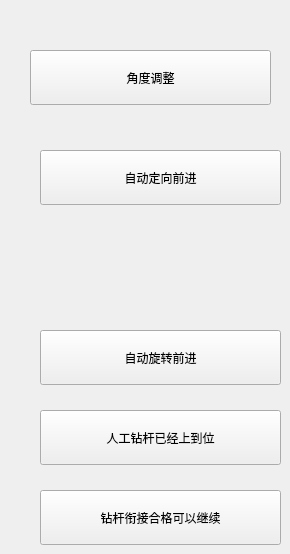
        <widget class="QWidget" name="page_11">
         <widget class="QPushButton" name="pushButton_166">
          <property name="geometry">
           <rect>
            <x>30</x>
            <y>50</y>
            <width>241</width>
            <height>55</height>
           </rect>
          </property>
          <property name="text">
           <string>角度调整</string>
          </property>
          <property name="checkable">
           <bool>true</bool>
          </property>
          <property name="autoExclusive">
           <bool>true</bool>
          </property>
         </widget>
         <widget class="QPushButton" name="pushButton_167">
          <property name="geometry">
           <rect>
            <x>40</x>
            <y>150</y>
            <width>241</width>
            <height>55</height>
           </rect>
          </property>
          <property name="text">
           <string>自动定向前进</string>
          </property>
          <property name="checkable">
           <bool>true</bool>
          </property>
          <property name="autoExclusive">
           <bool>true</bool>
          </property>
         </widget>
         <widget class="QPushButton" name="pushButton_168">
          <property name="geometry">
           <rect>
            <x>40</x>
            <y>330</y>
            <width>241</width>
            <height>55</height>
           </rect>
          </property>
          <property name="text">
           <string>自动旋转前进</string>
          </property>
          <property name="checkable">
           <bool>true</bool>
          </property>
          <property name="autoExclusive">
           <bool>true</bool>
          </property>
         </widget>
         <widget class="QPushButton" name="pushButton_169">
          <property name="geometry">
           <rect>
            <x>40</x>
            <y>410</y>
            <width>241</width>
            <height>55</height>
           </rect>
          </property>
          <property name="text">
           <string>人工钻杆已经上到位</string>
          </property>
          <property name="checkable">
           <bool>true</bool>
          </property>
          <property name="autoExclusive">
           <bool>true</bool>
          </property>
         </widget>
         <widget class="QPushButton" name="pushButton_170">
          <property name="geometry">
           <rect>
            <x>40</x>
            <y>490</y>
            <width>241</width>
            <height>55</height>
           </rect>
          </property>
          <property name="text">
           <string>钻杆衔接合格可以继续</string>
          </property>
          <property name="checkable">
           <bool>true</bool>
          </property>
          <property name="autoExclusive">
           <bool>true</bool>
          </property>
         </widget>
        </widget>
